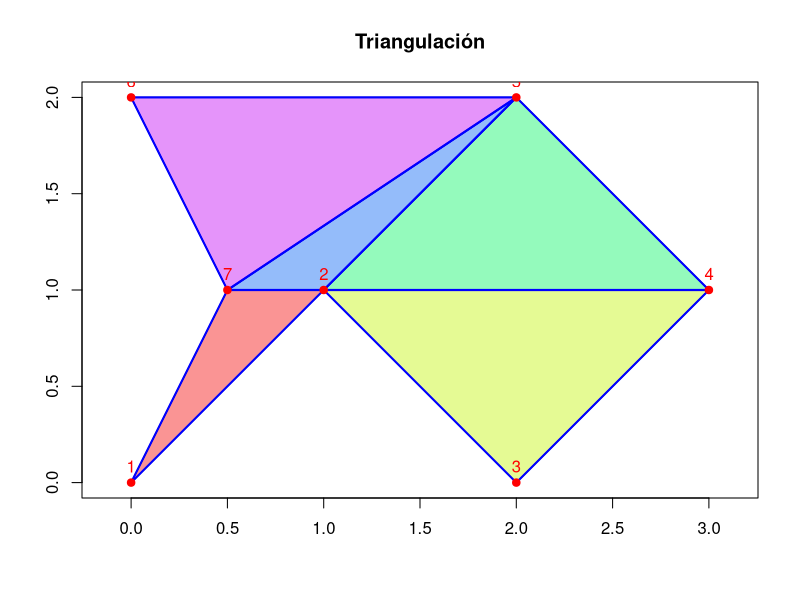
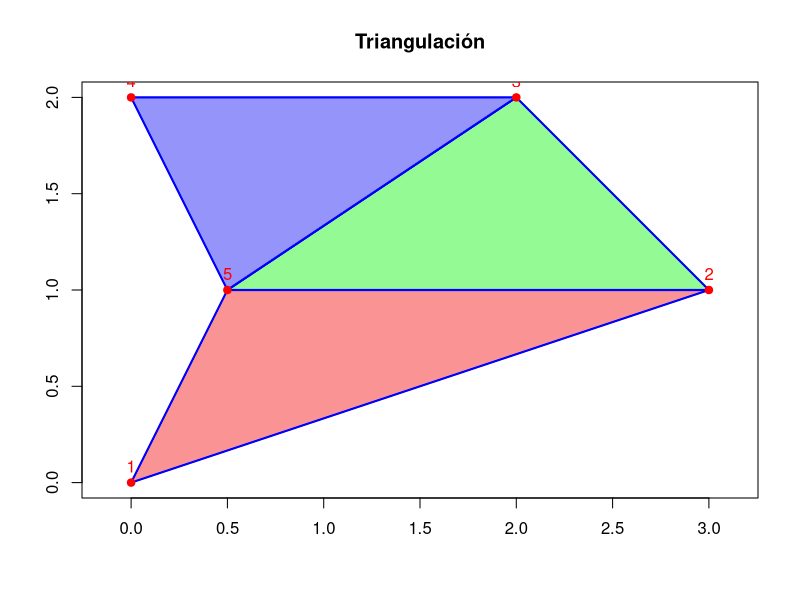
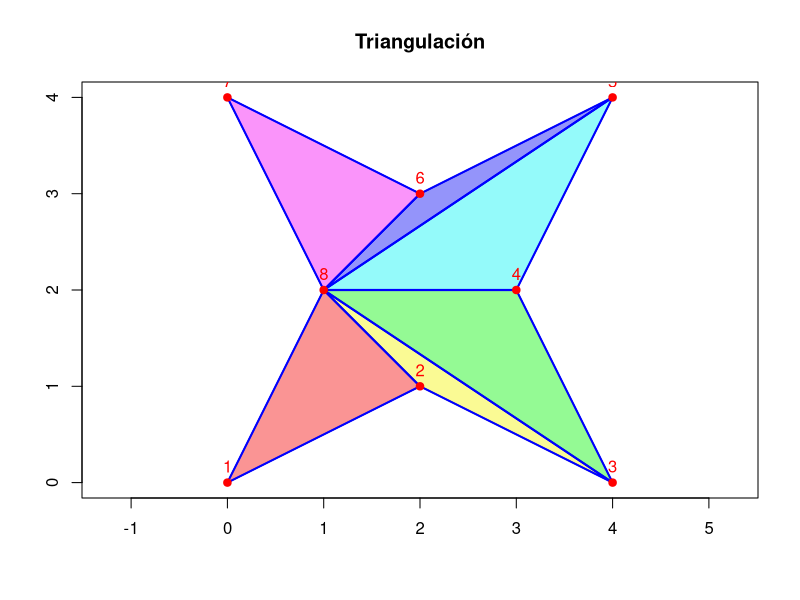
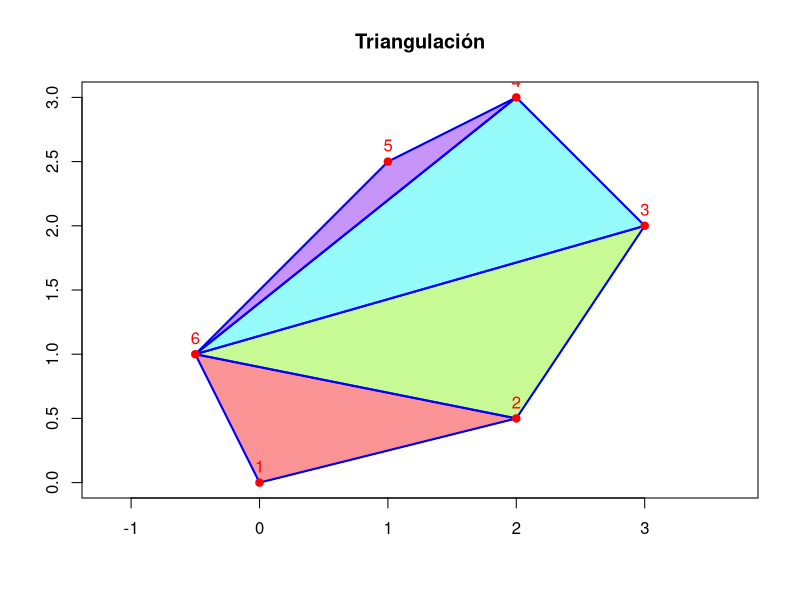
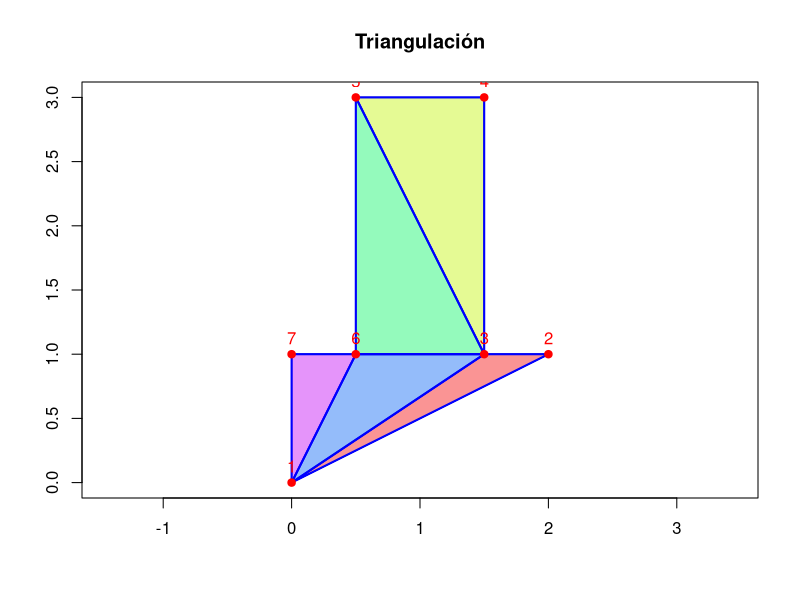
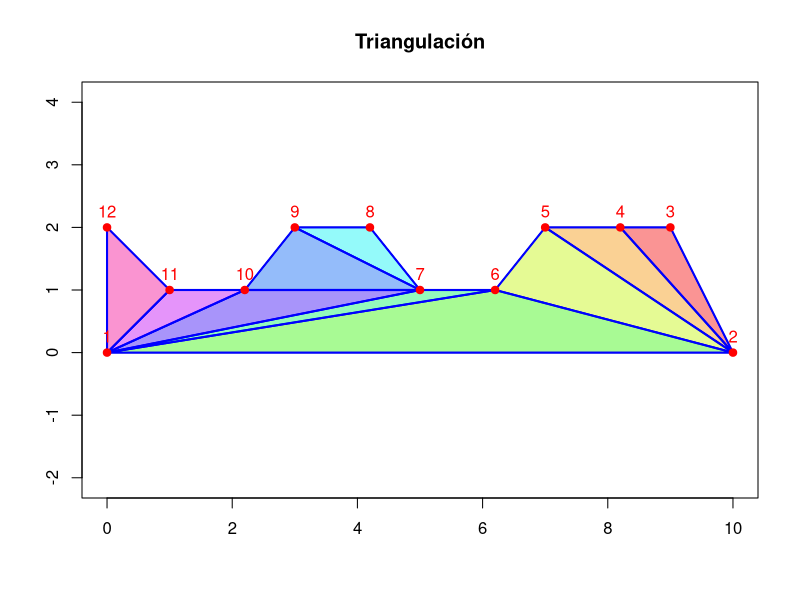

These charts were generated, in order, by the following R code:
#############################################################################
# Práctica 9: Algoritmos de Triangulación
# Autores: Rodrigo López Torres y Arminda García Moreno
# Fecha : 11/04/2026 
# Propósito: Conseguir tringular un polígono de n vértices
##############################################################################


orientacion <- function(a, b, c) {
  return((b[1] - a[1]) * (c[2] - a[2]) - (b[2] - a[2]) * (c[1] - a[1]))
}
#función que verifica si un punto p está dentro del triángulo abc
punto_en_triangulo <- function(a, b, c, p) {
  o1 <- orientacion(a, b, p)
  o2 <- orientacion(b, c, p)
  o3 <- orientacion(c, a, p)
  
  return((o1 >= 0 && o2 >= 0 && o3 >= 0) || 
           (o1 <= 0 && o2 <= 0 && o3 <= 0))
}
#función que comprueba si tenemos una oreja
es_oreja <- function(V, i) {
  n <- nrow(V)
  
  prev <- V[(i - 2) %% n + 1, ]
  curr <- V[i, ]
  sig  <- V[i %% n + 1, ]
  #Debe ser convexo
  if (orientacion(prev, curr, sig) <= 0) return(FALSE)
  #Ningún otro punto dentro del triángulo
  for (j in 1:n) {
    if (j == i || j == ((i - 2) %% n + 1) || j == (i %% n + 1)) next
    if (punto_en_triangulo(prev, curr, sig, V[j, ])) return(FALSE)
  }
  
  return(TRUE)
}

#Algoritmo principal
triangulacion <- function(V) {
  V <- as.matrix(V)
  triangulos <- list()
  while (nrow(V) > 3) {
    n <- nrow(V)
    encontrado <- FALSE
    for (i in 1:n) {
      if (es_oreja(V, i)) {
        prev_i <- (i - 2) %% n + 1
        next_i <- i %% n + 1
         triangulos[[length(triangulos) + 1]] <- 
          rbind(V[prev_i, ], V[i, ], V[next_i, ])
        
        V <- V[-i, , drop = FALSE]
        encontrado <- TRUE
        break
      }
    }
    
    if (!encontrado) {
      stop("El polígono no es simple o hay error numérico")
    }
  }
  
  triangulos[[length(triangulos) + 1]] <- V
  return(triangulos)
}

#Vamos a plasmar la triangulación resultante del algoritmo
dibujar_triangulacion <- function(V, triangulos) {
  # Dibujar polígono original
  plot(V, type = "n", asp = 1, xlab = "", ylab = "", main = "Triangulación")
  polygon(V, border = "black", col = rgb(0.9, 0.9, 0.9, 0.3))
  colores <- rainbow(length(triangulos))
  for (i in seq_along(triangulos)) {
    tri <- triangulos[[i]]
    polygon(tri, col = adjustcolor(colores[i], alpha.f = 0.4), border = "blue")
    #los bordes
    lines(rbind(tri, tri[1, ]), col = "blue", lwd = 2)
  }
  #Los vertices
  points(V, pch = 19, col = "red")
  text(V, labels = 1:nrow(V), pos = 3, col = "red")
}




#Ejemplos de distintos polígonos
poligono <- matrix(c(
  0, 0,
  1,1,
  2, 0,
  3, 1,
  2, 2,
  0, 2,
  0.5,1
), ncol = 2, byrow = TRUE)

resultado <- triangulacion(poligono)
print(resultado)

dibujar_triangulacion(poligono, resultado)


#####

poligono <- matrix(c(
  0, 0,
  3,1,
  2, 2,
  0, 2,
  0.5,1
), ncol = 2, byrow = TRUE)

resultado <- triangulacion(poligono)
print(resultado)

dibujar_triangulacion(poligono, resultado)
#####

poligono<- matrix(c(
  0,0,
  2,1,
  4,0,
  3,2,
  4,4,
  2,3,
  0,4,
  1,2
), ncol=2, byrow=TRUE)



resultado <- triangulacion(poligono)
print(resultado)

dibujar_triangulacion(poligono, resultado)

#####
poligono <- matrix(c(
  0, 0,
  2, 0.5,
  3, 2,
  2, 3,
  1, 2.5,
  -0.5, 1
), ncol = 2, byrow = TRUE)


resultado <- triangulacion(poligono)
print(resultado)

dibujar_triangulacion(poligono, resultado)
######

poligono <- matrix(c(
  0, 0,
  2, 1,
  1.5, 1,
  1.5, 3,
  0.5, 3,
  0.5, 1,
  0, 1
), ncol = 2, byrow = TRUE)

resultado <- triangulacion(poligono)
print(resultado)

dibujar_triangulacion(poligono, resultado)

####
poligono <- matrix(c(
  0, 0,    
  10, 0,   
  9, 2,    
  8.2, 2,  
  7, 2,    
  6.2, 1, 
  5, 1, 
  4.2, 2,  
  3, 2,  
  2.2, 1,  
  1, 1,   
  0, 2
), byrow = TRUE, ncol = 2)

resultado <- triangulacion(poligono)
print(resultado)

dibujar_triangulacion(poligono, resultado)
